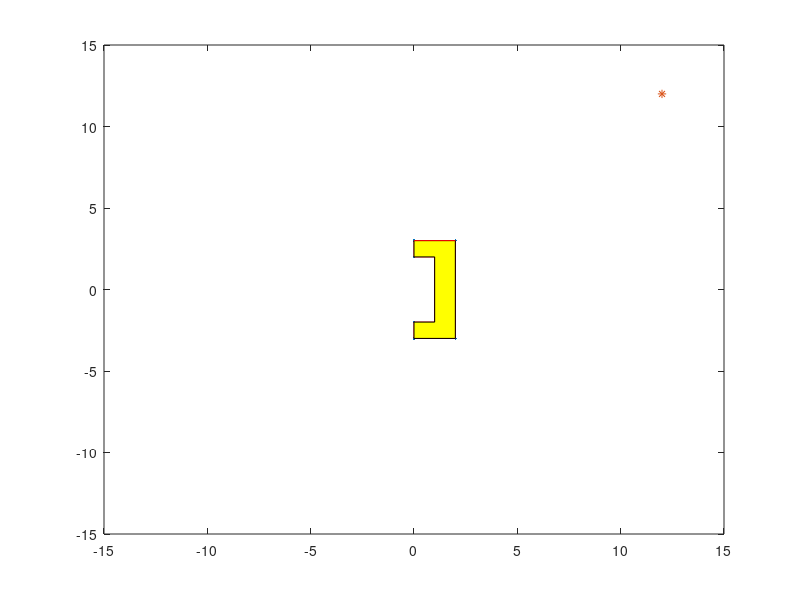

This chart was generated by the following MATLAB code:
 sandX = [0.00,-0.00,1.00,1.00,0.00 , 0.00,2.00,2.00];
 sandY = [3.00,  2.00,  2.00,  -2.00, -2.00, -3.00,  -3.00,  3.00];
 
plot(sandX,sandY,'.')
hold on
plot(12,12,'*')
xlim([-15,15])
ylim([-15,15])

line(sandX, sandY,'Color','r')
 fill(sandX,sandY,'y')
numOfX = numel(sandX);
finishX = [sandX(1), sandX(numOfX)];
finishY = [sandY(1), sandY(numOfX)];
line(finishX, finishY,'Color','r');